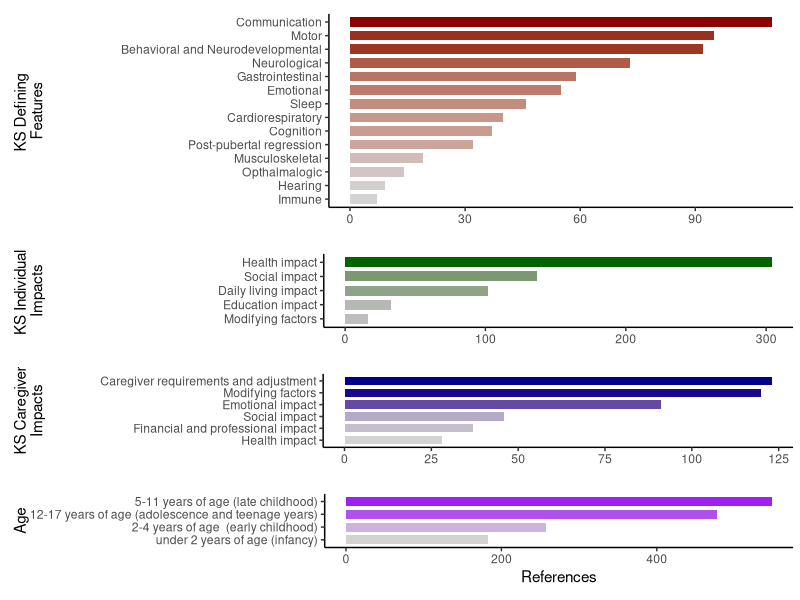
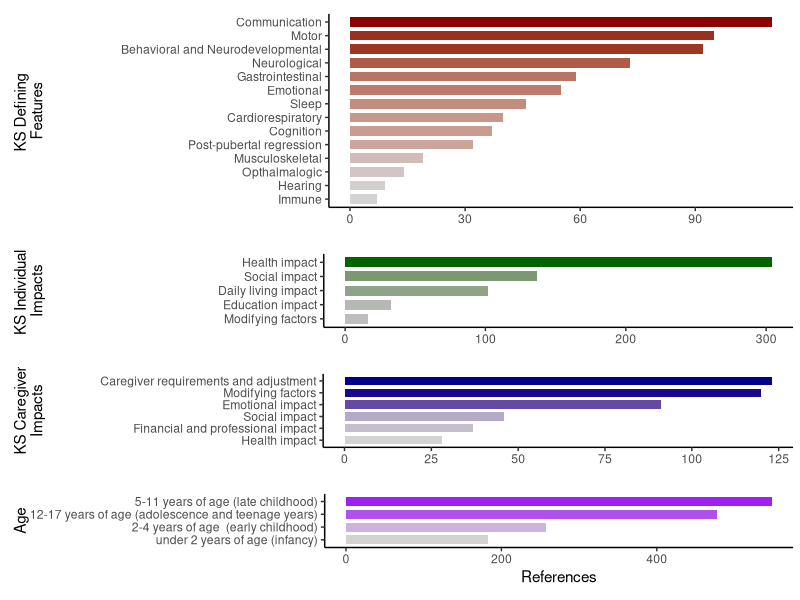
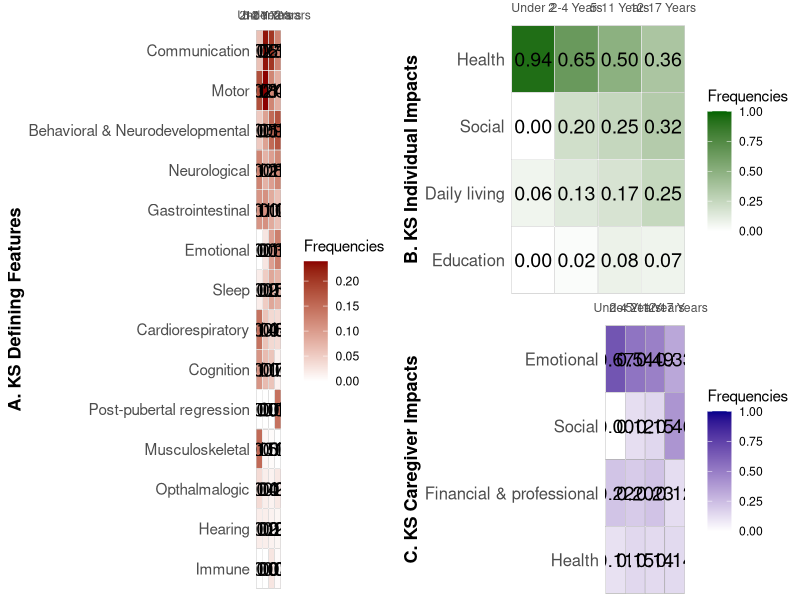
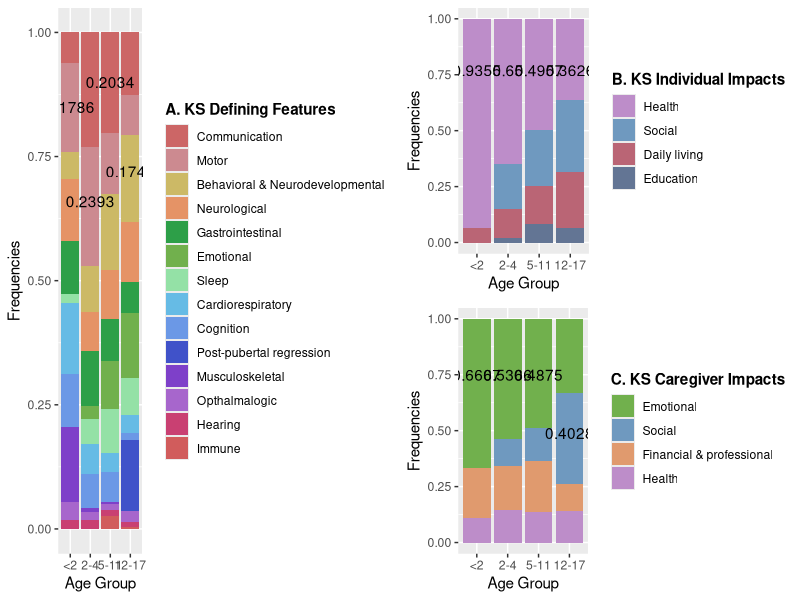

Generate these figures, in order, with R:
## ---- chunk 1
library(readxl)
library(dplyr)
library(ggplot2)
library(gridExtra)

# Data cleaning
KSdata <- read_excel("KS_data.xlsx", sheet = 2)

KSD <- KSdata[3:16, ]
KSD1 <- KSD |>
  select(c("...1", "Total number of references"))
colnames(KSD1) <- c("KDC", "total")

KSI <- KSdata[19:23, ]
KSI1 <- KSI |>
  select(c("...1", "Total number of references"))
colnames(KSI1) <- c("KII", "total")

CI <- KSdata[26:31, ]
CI1 <- CI |>
  select(c("...1", "Total number of references"))
colnames(CI1) <- c("CI", "total")

Age <- KSdata[34:37, ]
Age1 <- Age |>
  select(c("...1", "Total number of references"))
colnames(Age1) <- c("age", "total")

# Plot of the data
CI1$color_value <- CI1$total / sum(CI1$total)
p1 <- ggplot(CI1, aes(x = total, y = reorder(CI, total), fill = color_value)) +
  geom_bar(stat="identity", width = 0.7) +
  scale_fill_gradient(low="lightgrey", high="darkblue") +
  theme_classic() +
  theme(legend.position = "none",
        plot.margin = margin(t = 10, r = 5, b = 10, l = 0, unit = "pt")) +
  labs(x = NULL, y = " KS Caregiver 
Impacts")
p1 <- p1 + theme(
  axis.title.y = element_text(margin = margin(t = 0, r = 39, b = 0, l = 10, unit = "pt"))
)

KSI1$color_value <- KSI1$total / sum(KSI1$total)
p2 <- ggplot(KSI1, aes(x = total, y = reorder(KII, total), fill = color_value)) +
  geom_bar(stat="identity", width = 0.7) +
  scale_fill_gradient(low="grey", high="darkgreen") +
  theme_classic() +
  theme(legend.position = "none",
        axis.title.y = element_text(),
        plot.margin = margin(t = 10, r = 5, b = 10, l = 0, unit = "pt")) +
  labs(x = NULL, y = "KS Individual 
Impacts")
p2 <- p2 + theme(
  axis.title.y = element_text(margin = margin(t = 0, r = 124, b = 0, l = 10, unit = "pt"))
)

KSD1$color_value <- KSD1$total / sum(KSD1$total)
p3 <- ggplot(KSD1, aes(x = total, y = reorder(KDC, total), fill = color_value)) +
  geom_bar(stat="identity", width = 0.7) +
  scale_fill_gradient(low="lightgrey", high="darkred") +
  theme_classic() +
  theme(legend.position = "none",
        axis.title.y = element_text(),
        plot.margin = margin(t = 10, r = 5, b = 10, l = 0, unit = "pt")) +
  labs(x = NULL, y = "KS Defining 
Features")
p3 <- p3 + theme(
  axis.title.y = element_text(margin = margin(t = 0, r = 54, b = 0, l = 10, unit = "pt"))
)

Age1$color_value <- Age1$total / sum(Age1$total)
p4 <- ggplot(Age1, aes(x = total, y = reorder(age, total), fill = color_value)) +
  geom_bar(stat="identity", width = 0.7) +
  scale_fill_gradient(low="lightgrey", high="purple") +
  theme_classic() +
  theme(legend.position = "none",
        axis.title.y = element_text(),
        plot.margin = margin(t = 10, r = 5, b = 10, l = 0, unit = "pt")) +
  labs(x = NULL, y = "Age")
p4 <- p4 + theme(
  axis.title.y = element_text(margin = margin(t = 0, r = 0, b = 0, l = 10, unit = "pt"))
)

p4 <- p4 + 
  labs(x = "References")

p5 <- grid.arrange(p3, p2, p1, p4, ncol = 1, heights = c(2, 1, 1, 1))
## ---- chunk 2
grid.arrange(p5)
## ---- chunk 3
suppressPackageStartupMessages(library(ggplot2))
library(ggpubr)
suppressPackageStartupMessages(library(tidyverse))
suppressPackageStartupMessages(library(gridExtra))

#load in data
KS_data <- read.csv("KS_lifespan.csv")
KS_data$X <- str_replace(KS_data$X, " impact", "")
KS_data$X <- str_replace(KS_data$X, " and ", " & ")

#defining concepts subset data
concepts <- KS_data[2:15, -6]

#rename for ease
concepts <- rename(concepts, Symptoms = `X`)
concepts <- rename(concepts, `< 2` = `under.2.years.of.age..infancy...N.16.`,
                   `2-4` = `X2.4.years.of.age...early.childhood...N.15.`,
                   `5-11` = `X5.11.years.of.age..late.childhood...N.13.`,
                   `12-17` = `X12.17.years.of.age..adolescence.and.teenage.years...N.6.`)

#find sum of individual columns
conc_csums <- colSums(concepts[ , -1])

#divide cell values by column total for frequency
#put frequency values in new columns
concepts <- concepts |>
  mutate(
    `Under 2` = `< 2` / conc_csums[1],
    `2-4 Years` = `2-4` / conc_csums[2],
    `5-11 Years` = `5-11` / conc_csums[3],
    `12-17 Years` = `12-17` / conc_csums[4]
  )

#format for graphing
concepts_2 <- select(concepts, -`< 2`, -`2-4`, -`5-11`, -`12-17`)
concepts_2 <- pivot_longer(concepts_2, cols = c(`Under 2`, `2-4 Years`, `5-11 Years`, `12-17 Years`), names_to = "age", values_to = "Frequencies")

concepts_2$age <- factor(concepts_2$age, levels = c("Under 2", "2-4 Years", "5-11 Years", "12-17 Years"))

concepts_2$Symptoms <- factor(concepts_2$Symptoms, levels = c("Immune", "Hearing", 
                                                              "Opthalmalogic", "Musculoskeletal",
                                                              'Post-pubertal regression',
                                                              "Cognition", "Cardiorespiratory", 
                                                              "Sleep", "Emotional", "Gastrointestinal", 
                                                              "Neurological",
                                                              "Behavioral & Neurodevelopmental", 
                                                              "Motor", "Communication"))

#heatmap
heatmap_1 <- ggplot(concepts_2, aes(x=age, y=Symptoms, fill= Frequencies)) +
   geom_tile(color = "black") +  
   geom_tile(color = "white", fill = NA) +  
   geom_tile(color = "white", fill = NA) +  
   geom_text(aes(label = sprintf("%.2f", Frequencies)), color = "black", size = 5) +  # Add text labels
   scale_fill_gradient(low="white", high="darkred") + 
   labs(x = NULL, y = "A. KS Defining Features")+
   scale_x_discrete(expand = c(0, 0), position = 'top', labels = c("Under 2", limits = c(0, 1))) +
   theme_minimal() +  
   theme(panel.grid = element_blank())+
   theme(
    panel.grid = element_blank(),
    axis.text.y = element_text(size = 11),
    axis.title.y = element_text(face = "bold", size = 13)
  )


#individual impacts subset data
ind_impacts <- KS_data[18:21, -6]

ind_impacts <- rename(ind_impacts, Impacts = `X`)
ind_impacts <- rename(ind_impacts, `< 2` = `under.2.years.of.age..infancy...N.16.`,
                   `2-4` = `X2.4.years.of.age...early.childhood...N.15.`,
                   `5-11` = `X5.11.years.of.age..late.childhood...N.13.`,
                   `12-17` = `X12.17.years.of.age..adolescence.and.teenage.years...N.6.`)


#find sum of individual columns
ind_csums <- colSums(ind_impacts[ ,-1])

#divide cell values by column total for frequency
#put frequency values in new columns
ind_impacts <- ind_impacts |>
  mutate(
    `Under 2` = `< 2` / ind_csums[1],
    `2-4 Years` = `2-4` / ind_csums[2],
    `5-11 Years` = `5-11` / ind_csums[3],
    `12-17 Years` = `12-17` / ind_csums[4]
  )

#format for graphing
ind_impacts_2 <- select(ind_impacts, -`< 2`, -`2-4`, -`5-11`, -`12-17`)
ind_impacts_2 <- pivot_longer(ind_impacts_2, cols = c(`Under 2`, `2-4 Years`, `5-11 Years`, `12-17 Years`), names_to = "age", values_to = "Frequencies")

ind_impacts_2$age <- factor(ind_impacts_2$age, levels = c("Under 2", "2-4 Years", "5-11 Years", "12-17 Years"))

ind_impacts_2$Impacts <- factor(ind_impacts_2$Impacts, levels = c("Education",
                                                                  "Daily living",
                                                                  "Social",
                                                                  "Health"))

#heatmap
heatmap_2 <- ggplot(ind_impacts_2, aes(x=age, y=Impacts, fill= Frequencies)) +
   geom_tile(color = "black") +  
   geom_tile(color = "white", fill = NA) + 
   geom_tile(color = "white", fill = NA) +  
   geom_text(aes(label = sprintf("%.2f", Frequencies)), color = "black", size = 5) +  # Add text labels
   scale_fill_gradient(low = "white", high = "darkgreen", limit = c(0,1))+
   labs(x = NULL, y = "B. KS Individual Impacts")+
   scale_x_discrete(expand = c(0, 0),position = 'top') +
   theme_minimal() +  
   theme(panel.grid = element_blank())+
  theme(
    panel.grid = element_blank(),
    axis.title.y = element_text(face = "bold", size = 13),
    axis.text.y = element_text(size = 12),
    plot.margin = margin(t = 0, r = .1, b = 0, l = .1, unit = "cm")
  )


#caregiver impacts subset data
care_impacts <- KS_data[24:27, -6]

care_impacts <- rename(care_impacts, Impacts = `X`)
care_impacts <- rename(care_impacts, `< 2` = `under.2.years.of.age..infancy...N.16.`,
                   `2-4` = `X2.4.years.of.age...early.childhood...N.15.`,
                   `5-11` = `X5.11.years.of.age..late.childhood...N.13.`,
                   `12-17` = `X12.17.years.of.age..adolescence.and.teenage.years...N.6.`)

#find sum of individual columns
care_csums <- colSums(care_impacts[ ,-1])

#divide cell values by column total for frequency
#put frequency values in new columns
care_impacts <- care_impacts |>
  mutate(
    `Under 2` = `< 2` / care_csums[1],
    `2-4 Years` = `2-4` / care_csums[2],
    `5-11 Years` = `5-11` / care_csums[3],
    `12-17 Years` = `12-17` / care_csums[4]
  )

#format for graphing
care_impacts_2 <- select(care_impacts, -`< 2`, -`2-4`, -`5-11`, -`12-17`)
care_impacts_2 <- pivot_longer(care_impacts_2, cols = c(`Under 2`, `2-4 Years`, `5-11 Years`, `12-17 Years`), names_to = "age", values_to = "Frequencies")

care_impacts_2$age <- factor(care_impacts_2$age, levels = c("Under 2", "2-4 Years", "5-11 Years", "12-17 Years"))

care_impacts_2$Impacts <- factor(care_impacts_2$Impacts, levels = c("Health",
                                                                  'Financial & professional',
                                                                  "Social",
                                                                  "Emotional"))


#heatmap (looks a little childish. Want to look more sophisticated. Perhaps interactive)
heatmap_3 <- ggplot(care_impacts_2, aes(x=age, y=Impacts, fill= Frequencies)) +
   geom_tile(color = "black") +  
   geom_tile(color = "white", fill = NA) +  
   geom_text(aes(label = sprintf("%.2f", Frequencies)), color = "black", size = 5) +  #add numbers on heatmap
   scale_fill_gradient(low="white", high="darkblue", limits = c(0,1)) + 
   labs(x = NULL, y = "C. KS Caregiver Impacts")+
   scale_x_discrete(expand = c(0, 0),position = 'top') +
   theme_minimal() +  
   theme(panel.grid = element_blank())+
   theme(
    panel.grid = element_blank(),
    axis.title.y = element_text(face = "bold", size = 13),
    axis.text.y = element_text(size = 12),
    plot.margin = margin(t = 0, r = .1, b = 0, l = .1, unit = "cm")
   )
     #
## ---- chunk 4
#plots in same place
grid.arrange(heatmap_1, arrangeGrob(heatmap_2, heatmap_3), ncol=2)
## ---- chunk 5
#load data
lifespan <- read.csv("KS_lifespan.csv")
lifespan$X <- str_replace(lifespan$X, " impact", "")
lifespan$X <- str_replace(lifespan$X, "and", "&")
#data set for references to symptoms
symptoms <- lifespan[2:15,-6]
colnames(symptoms) <- c("symptom", "1", "2", "3", "4")
symptoms <- symptoms %>% pivot_longer(names_to = "age", values_to = "value", cols = 2:5)
#data set for references to individual impacts
ind_impacts <- lifespan[18:21,-6]
colnames(ind_impacts) <- c("impact", "1", "2", "3", "4")
ind_impacts <- ind_impacts %>% pivot_longer(names_to = "age", values_to = "value", cols = 2:5)
#data set for references to caregiver impacts
care_impacts <- lifespan[24:27,-6]
colnames(care_impacts) <- c("impact", "1", "2", "3", "4")
care_impacts <- care_impacts %>% pivot_longer(names_to = "age", values_to = "value", cols = 2:5)
## ---- chunk 6
#frequencies
symptoms_freq <- symptoms %>% group_by(age) %>% 
  mutate(sum = sum(value), freq = value/sum)

symptoms$symptom <- factor(symptoms$symptom, levels=c('Communication',
                                                      'Motor',
                                                      'Behavioral & Neurodevelopmental',
                                                      'Neurological',
                                                      'Gastrointestinal',
                                                      'Emotional',
                                                      'Sleep',
                                                      'Cardiorespiratory',
                                                      'Cognition',
                                                      'Post-pubertal regression',
                                                      'Musculoskeletal',
                                                      'Opthalmalogic',
                                                      'Hearing',
                                                      'Immune'
                                                      ))

#stacked barplots for KS Defining Concepts
plot1 <- ggplot(symptoms, aes(fill=symptom, y=value, x=age)) + 
  geom_bar(position="fill", stat="identity") +
  labs(x = "Age Group", y = "Frequencies") + 
  theme_grey() +
  scale_fill_manual(name = "A. KS Defining Features",
                    values = c("#cc6666", "#cc8a90", "#ccb966", "#e59366", "#2d9f48", "#71b04d", "#94e1a6", "#66bbe5", "#6b98e6", "#4052c9", "#7e40c9", "#a766cc", "#c94072", "#d15c5c"))+
  scale_x_discrete(labels=c("<2","2-4","5-11", "12-17")) +
  theme(legend.title = element_text(face = "bold")) +
  annotate("text", x = 1, y = 0.85, label = 0.1786) +
  annotate("text", x = 2, y = 0.66, label = 0.2393) +
  annotate("text", x = 3, y = 0.90, label = 0.2034) +
  annotate("text", x = 4, y = 0.72, label = 0.1749)
## ---- chunk 7
#frequencies
ind_freq <- ind_impacts %>% group_by(age) %>% 
  mutate(sum = sum(value), freq = value/sum)

ind_impacts$impact <- factor(ind_impacts$impact, levels=c('Health',
                                                          'Social',
                                                          'Daily living',
                                                          'Education'))

#stacked barplots for KS individual impacts
plot2 <- ggplot(ind_impacts, aes(fill=impact, y=value, x=age)) + 
  geom_bar(position="fill", stat="identity") +
  labs(x = "Age Group", y = "Frequencies") + 
  theme_grey() +
  scale_fill_manual(name = "B. KS Individual Impacts",
                    values = c("#bd8dc9", "#6f99bf","#ba6575", "#637594"))+
  scale_x_discrete(labels=c("<2","2-4","5-11", "12-17")) +
  theme(legend.title = element_text(face = "bold")) +
  annotate("text", x = 1, y = 0.77, label = 0.9355) +
  annotate("text", x = 2, y = 0.77, label = 0.65) +
  annotate("text", x = 3, y = 0.77, label = 0.4957) +
  annotate("text", x = 4, y = 0.77, label = 0.3626)
## ---- chunk 8
#frequencies
care_freq <- care_impacts %>% group_by(age) %>% 
  mutate(sum = sum(value), freq = value/sum)

care_impacts$impact <- factor(care_impacts$impact, levels=c('Emotional',
                                                          'Social',
                                                          'Financial & professional',
                                                          'Health'))

#stacked barplots for KS caregiver impacts
plot3 <- ggplot(care_impacts, aes(fill=impact, y=value, x=age)) + 
  geom_bar(position="fill", stat="identity") +
  labs(x = "Age Group", y = "Frequencies") + 
  theme_grey() +
  scale_fill_manual(name = "C. KS Caregiver Impacts",
                    values = c("#71b04d", "#6f99bf","#e09a6e", "#bd8dc9"))+
  scale_x_discrete(labels=c("<2","2-4","5-11", "12-17")) +
  theme(legend.title = element_text(face = "bold")) +
  annotate("text", x = 1, y = 0.75, label = 0.6667) +
  annotate("text", x = 2, y = 0.75, label = 0.5366) +
  annotate("text", x = 3, y = 0.75, label = 0.4875) +
  annotate("text", x = 4, y = 0.49, label = 0.4028)
## ---- chunk 9
grid.arrange(plot1, arrangeGrob(plot2, plot3), ncol = 2)
